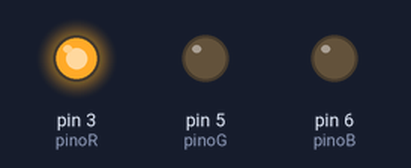
Bench run of a sketch on a simulated Arduino Uno, built with avr-gcc and run on an emulated ATmega328P. Shown: output pins drawn as LEDs (lit = HIGH).

Above: at 5.5 s.
At 6.2 s:
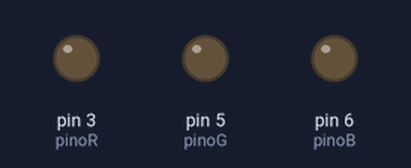
At 7.0 s:
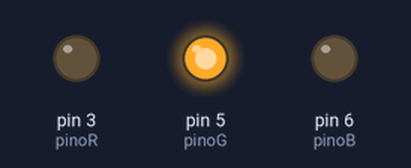
At 8.5 s:
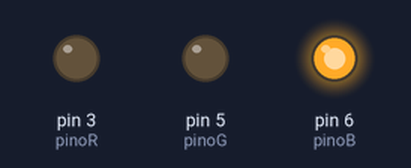
Timing chart, 0 to 10.9 s (numbered marks = the images above):
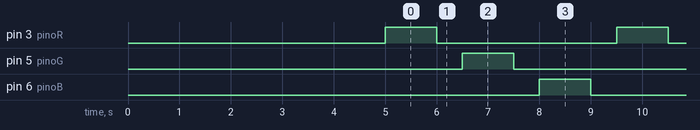

The sketch:

03_Led_RGB_1.ino
```cpp
// Led RGB - versão 1

// portas PWM
int pinoR = 3;
int pinoG = 5;
int pinoB = 6;


void setup(){
  delay(5000);
  pinMode(pinoR, OUTPUT);
  pinMode(pinoG, OUTPUT);
  pinMode(pinoB, OUTPUT);
}

void loop(){

     analogWrite(pinoR, 255);
     delay(1000);
     analogWrite(pinoR, 0);
     delay(500);

     analogWrite(pinoG, 255);
     delay(1000);
     analogWrite(pinoG, 0);
     delay(500);

     analogWrite(pinoB, 255);
     delay(1000);
     analogWrite(pinoB, 0);
     delay(500);

}
```

Measured:
- by itself, pin 3 (pinoR), pin 5 (pinoG), pin 6 (pinoB): alternates HIGH for 1.0 s and LOW for 3.5 s
- by itself, everything shown: repeats every 4.5 s, in 6 steps
